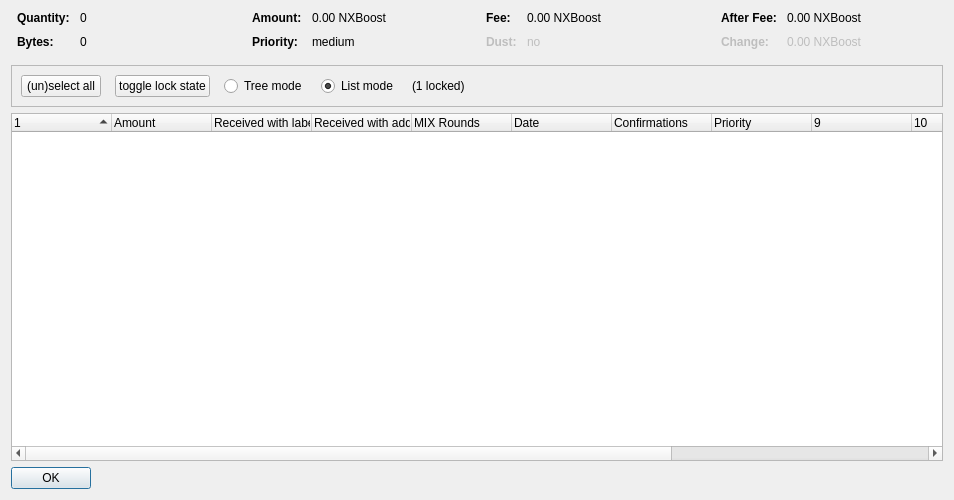
<?xml version="1.0" encoding="UTF-8"?>
<ui version="4.0">
 <class>CoinControlDialog</class>
 <widget class="QDialog" name="CoinControlDialog">
  <property name="geometry">
   <rect>
    <x>0</x>
    <y>0</y>
    <width>954</width>
    <height>500</height>
   </rect>
  </property>
  <property name="windowTitle">
   <string>Coin Selection</string>
  </property>
  <layout class="QVBoxLayout" name="verticalLayout">
   <item>
    <layout class="QHBoxLayout" name="horizontalLayoutTop" stretch="0,0,0,0">
     <property name="topMargin">
      <number>0</number>
     </property>
     <property name="bottomMargin">
      <number>10</number>
     </property>
     <item>
      <layout class="QFormLayout" name="formLayoutCoinControl1">
       <property name="horizontalSpacing">
        <number>10</number>
       </property>
       <property name="verticalSpacing">
        <number>10</number>
       </property>
       <property name="leftMargin">
        <number>6</number>
       </property>
       <property name="rightMargin">
        <number>6</number>
       </property>
       <item row="0" column="0">
        <widget class="QLabel" name="labelCoinControlQuantityText">
         <property name="font">
          <font>
           <weight>75</weight>
           <bold>true</bold>
          </font>
         </property>
         <property name="text">
          <string>Quantity:</string>
         </property>
        </widget>
       </item>
       <item row="0" column="1">
        <widget class="QLabel" name="labelCoinControlQuantity">
         <property name="cursor">
          <cursorShape>IBeamCursor</cursorShape>
         </property>
         <property name="contextMenuPolicy">
          <enum>Qt::ActionsContextMenu</enum>
         </property>
         <property name="text">
          <string notr="true">0</string>
         </property>
         <property name="textInteractionFlags">
          <set>Qt::LinksAccessibleByMouse|Qt::TextSelectableByKeyboard|Qt::TextSelectableByMouse</set>
         </property>
        </widget>
       </item>
       <item row="1" column="0">
        <widget class="QLabel" name="labelCoinControlBytesText">
         <property name="font">
          <font>
           <weight>75</weight>
           <bold>true</bold>
          </font>
         </property>
         <property name="text">
          <string>Bytes:</string>
         </property>
        </widget>
       </item>
       <item row="1" column="1">
        <widget class="QLabel" name="labelCoinControlBytes">
         <property name="cursor">
          <cursorShape>IBeamCursor</cursorShape>
         </property>
         <property name="contextMenuPolicy">
          <enum>Qt::ActionsContextMenu</enum>
         </property>
         <property name="text">
          <string notr="true">0</string>
         </property>
         <property name="textInteractionFlags">
          <set>Qt::LinksAccessibleByMouse|Qt::TextSelectableByKeyboard|Qt::TextSelectableByMouse</set>
         </property>
        </widget>
       </item>
      </layout>
     </item>
     <item>
      <layout class="QFormLayout" name="formLayoutCoinControl2">
       <property name="horizontalSpacing">
        <number>10</number>
       </property>
       <property name="verticalSpacing">
        <number>10</number>
       </property>
       <property name="leftMargin">
        <number>6</number>
       </property>
       <property name="rightMargin">
        <number>6</number>
       </property>
       <item row="0" column="0">
        <widget class="QLabel" name="labelCoinControlAmountText">
         <property name="font">
          <font>
           <weight>75</weight>
           <bold>true</bold>
          </font>
         </property>
         <property name="text">
          <string>Amount:</string>
         </property>
        </widget>
       </item>
       <item row="0" column="1">
        <widget class="QLabel" name="labelCoinControlAmount">
         <property name="cursor">
          <cursorShape>IBeamCursor</cursorShape>
         </property>
         <property name="contextMenuPolicy">
          <enum>Qt::ActionsContextMenu</enum>
         </property>
         <property name="text">
          <string notr="true">0.00 NXBoost</string>
         </property>
         <property name="textInteractionFlags">
          <set>Qt::LinksAccessibleByMouse|Qt::TextSelectableByKeyboard|Qt::TextSelectableByMouse</set>
         </property>
        </widget>
       </item>
       <item row="1" column="0">
        <widget class="QLabel" name="labelCoinControlPriorityText">
         <property name="font">
          <font>
           <weight>75</weight>
           <bold>true</bold>
          </font>
         </property>
         <property name="text">
          <string>Priority:</string>
         </property>
        </widget>
       </item>
       <item row="1" column="1">
        <widget class="QLabel" name="labelCoinControlPriority">
         <property name="cursor">
          <cursorShape>IBeamCursor</cursorShape>
         </property>
         <property name="contextMenuPolicy">
          <enum>Qt::ActionsContextMenu</enum>
         </property>
         <property name="text">
          <string>medium</string>
         </property>
         <property name="textInteractionFlags">
          <set>Qt::LinksAccessibleByMouse|Qt::TextSelectableByKeyboard|Qt::TextSelectableByMouse</set>
         </property>
        </widget>
       </item>
      </layout>
     </item>
     <item>
      <layout class="QFormLayout" name="formLayoutCoinControl3">
       <property name="horizontalSpacing">
        <number>10</number>
       </property>
       <property name="verticalSpacing">
        <number>10</number>
       </property>
       <property name="leftMargin">
        <number>6</number>
       </property>
       <property name="rightMargin">
        <number>6</number>
       </property>
       <item row="0" column="0">
        <widget class="QLabel" name="labelCoinControlFeeText">
         <property name="font">
          <font>
           <weight>75</weight>
           <bold>true</bold>
          </font>
         </property>
         <property name="text">
          <string>Fee:</string>
         </property>
        </widget>
       </item>
       <item row="0" column="1">
        <widget class="QLabel" name="labelCoinControlFee">
         <property name="cursor">
          <cursorShape>IBeamCursor</cursorShape>
         </property>
         <property name="contextMenuPolicy">
          <enum>Qt::ActionsContextMenu</enum>
         </property>
         <property name="text">
          <string notr="true">0.00 NXBoost</string>
         </property>
         <property name="textInteractionFlags">
          <set>Qt::LinksAccessibleByMouse|Qt::TextSelectableByKeyboard|Qt::TextSelectableByMouse</set>
         </property>
        </widget>
       </item>
       <item row="1" column="0">
        <widget class="QLabel" name="labelCoinControlLowOutputText">
         <property name="enabled">
          <bool>false</bool>
         </property>
         <property name="font">
          <font>
           <weight>75</weight>
           <bold>true</bold>
          </font>
         </property>
         <property name="text">
          <string>Dust:</string>
         </property>
        </widget>
       </item>
       <item row="1" column="1">
        <widget class="QLabel" name="labelCoinControlLowOutput">
         <property name="enabled">
          <bool>false</bool>
         </property>
         <property name="cursor">
          <cursorShape>IBeamCursor</cursorShape>
         </property>
         <property name="contextMenuPolicy">
          <enum>Qt::ActionsContextMenu</enum>
         </property>
         <property name="text">
          <string>no</string>
         </property>
         <property name="textInteractionFlags">
          <set>Qt::LinksAccessibleByMouse|Qt::TextSelectableByKeyboard|Qt::TextSelectableByMouse</set>
         </property>
        </widget>
       </item>
      </layout>
     </item>
     <item>
      <layout class="QFormLayout" name="formLayoutCoinControl4">
       <property name="horizontalSpacing">
        <number>10</number>
       </property>
       <property name="verticalSpacing">
        <number>10</number>
       </property>
       <property name="leftMargin">
        <number>6</number>
       </property>
       <property name="rightMargin">
        <number>6</number>
       </property>
       <item row="0" column="0">
        <widget class="QLabel" name="labelCoinControlAfterFeeText">
         <property name="font">
          <font>
           <weight>75</weight>
           <bold>true</bold>
          </font>
         </property>
         <property name="text">
          <string>After Fee:</string>
         </property>
        </widget>
       </item>
       <item row="0" column="1">
        <widget class="QLabel" name="labelCoinControlAfterFee">
         <property name="cursor">
          <cursorShape>IBeamCursor</cursorShape>
         </property>
         <property name="contextMenuPolicy">
          <enum>Qt::ActionsContextMenu</enum>
         </property>
         <property name="text">
          <string notr="true">0.00 NXBoost</string>
         </property>
         <property name="textInteractionFlags">
          <set>Qt::LinksAccessibleByMouse|Qt::TextSelectableByKeyboard|Qt::TextSelectableByMouse</set>
         </property>
        </widget>
       </item>
       <item row="1" column="0">
        <widget class="QLabel" name="labelCoinControlChangeText">
         <property name="enabled">
          <bool>false</bool>
         </property>
         <property name="font">
          <font>
           <weight>75</weight>
           <bold>true</bold>
          </font>
         </property>
         <property name="text">
          <string>Change:</string>
         </property>
        </widget>
       </item>
       <item row="1" column="1">
        <widget class="QLabel" name="labelCoinControlChange">
         <property name="enabled">
          <bool>false</bool>
         </property>
         <property name="cursor">
          <cursorShape>IBeamCursor</cursorShape>
         </property>
         <property name="contextMenuPolicy">
          <enum>Qt::ActionsContextMenu</enum>
         </property>
         <property name="text">
          <string notr="true">0.00 NXBoost</string>
         </property>
         <property name="textInteractionFlags">
          <set>Qt::LinksAccessibleByMouse|Qt::TextSelectableByKeyboard|Qt::TextSelectableByMouse</set>
         </property>
        </widget>
       </item>
      </layout>
     </item>
    </layout>
   </item>
   <item>
    <widget class="QFrame" name="frame">
     <property name="minimumSize">
      <size>
       <width>0</width>
       <height>40</height>
      </size>
     </property>
     <property name="frameShape">
      <enum>QFrame::StyledPanel</enum>
     </property>
     <property name="frameShadow">
      <enum>QFrame::Sunken</enum>
     </property>
     <layout class="QHBoxLayout" name="horizontalLayout">
      <item>
       <layout class="QHBoxLayout" name="horizontalLayoutPanel" stretch="0,0,0,0,0,0">
        <property name="spacing">
         <number>14</number>
        </property>
        <item>
         <widget class="QPushButton" name="pushButtonSelectAll">
          <property name="sizePolicy">
           <sizepolicy hsizetype="Maximum" vsizetype="Fixed">
            <horstretch>0</horstretch>
            <verstretch>0</verstretch>
           </sizepolicy>
          </property>
          <property name="text">
           <string>(un)select all</string>
          </property>
          <property name="autoDefault">
           <bool>false</bool>
          </property>
         </widget>
        </item>
        <item>
         <widget class="QPushButton" name="pushButtonToggleLock">
          <property name="sizePolicy">
           <sizepolicy hsizetype="Maximum" vsizetype="Fixed">
            <horstretch>0</horstretch>
            <verstretch>0</verstretch>
           </sizepolicy>
          </property>
          <property name="text">
           <string>toggle lock state</string>
          </property>
          <property name="autoDefault">
           <bool>false</bool>
          </property>
         </widget>
        </item>
        <item>
         <widget class="QRadioButton" name="radioTreeMode">
          <property name="sizePolicy">
           <sizepolicy hsizetype="Maximum" vsizetype="Fixed">
            <horstretch>0</horstretch>
            <verstretch>0</verstretch>
           </sizepolicy>
          </property>
          <property name="text">
           <string>Tree mode</string>
          </property>
         </widget>
        </item>
        <item>
         <widget class="QRadioButton" name="radioListMode">
          <property name="sizePolicy">
           <sizepolicy hsizetype="Maximum" vsizetype="Fixed">
            <horstretch>0</horstretch>
            <verstretch>0</verstretch>
           </sizepolicy>
          </property>
          <property name="text">
           <string>List mode</string>
          </property>
          <property name="checked">
           <bool>true</bool>
          </property>
         </widget>
        </item>
        <item>
         <widget class="QLabel" name="labelLocked">
          <property name="text">
           <string>(1 locked)</string>
          </property>
         </widget>
        </item>
        <item>
         <spacer name="horizontalSpacer">
          <property name="orientation">
           <enum>Qt::Horizontal</enum>
          </property>
          <property name="sizeHint" stdset="0">
           <size>
            <width>40</width>
            <height>20</height>
           </size>
          </property>
         </spacer>
        </item>
       </layout>
      </item>
     </layout>
    </widget>
   </item>
   <item>
    <widget class="CoinControlTreeWidget" name="treeWidget">
     <property name="contextMenuPolicy">
      <enum>Qt::CustomContextMenu</enum>
     </property>
     <property name="sortingEnabled">
      <bool>false</bool>
     </property>
     <property name="columnCount">
      <number>13</number>
     </property>
     <attribute name="headerShowSortIndicator" stdset="0">
      <bool>true</bool>
     </attribute>
     <attribute name="headerStretchLastSection">
      <bool>false</bool>
     </attribute>
     <column>
      <property name="text">
       <string/>
      </property>
     </column>
     <column>
      <property name="text">
       <string>Amount</string>
      </property>
     </column>
     <column>
      <property name="text">
       <string>Received with label</string>
      </property>
     </column>
     <column>
      <property name="text">
       <string>Received with address</string>
      </property>
     </column>
     <column>
      <property name="text">
       <string>MIX Rounds</string>
      </property>
     </column>
     <column>
      <property name="text">
       <string>Date</string>
      </property>
     </column>
     <column>
      <property name="text">
       <string>Confirmations</string>
      </property>
      <property name="toolTip">
       <string>Confirmed</string>
      </property>
     </column>
     <column>
      <property name="text">
       <string>Priority</string>
      </property>
     </column>
     <column>
      <property name="text">
       <string/>
      </property>
     </column>
     <column>
      <property name="text">
       <string/>
      </property>
     </column>
     <column>
      <property name="text">
       <string/>
      </property>
     </column>
     <column>
      <property name="text">
       <string/>
      </property>
     </column>
     <column>
      <property name="text">
       <string/>
      </property>
     </column>
    </widget>
   </item>
   <item>
    <widget class="QDialogButtonBox" name="buttonBox">
     <property name="sizePolicy">
      <sizepolicy hsizetype="Maximum" vsizetype="Fixed">
       <horstretch>0</horstretch>
       <verstretch>0</verstretch>
      </sizepolicy>
     </property>
     <property name="orientation">
      <enum>Qt::Horizontal</enum>
     </property>
     <property name="standardButtons">
      <set>QDialogButtonBox::Ok</set>
     </property>
    </widget>
   </item>
  </layout>
 </widget>
 <customwidgets>
  <customwidget>
   <class>CoinControlTreeWidget</class>
   <extends>QTreeWidget</extends>
   <header>coincontroltreewidget.h</header>
  </customwidget>
 </customwidgets>
 <resources/>
 <connections/>
</ui>
